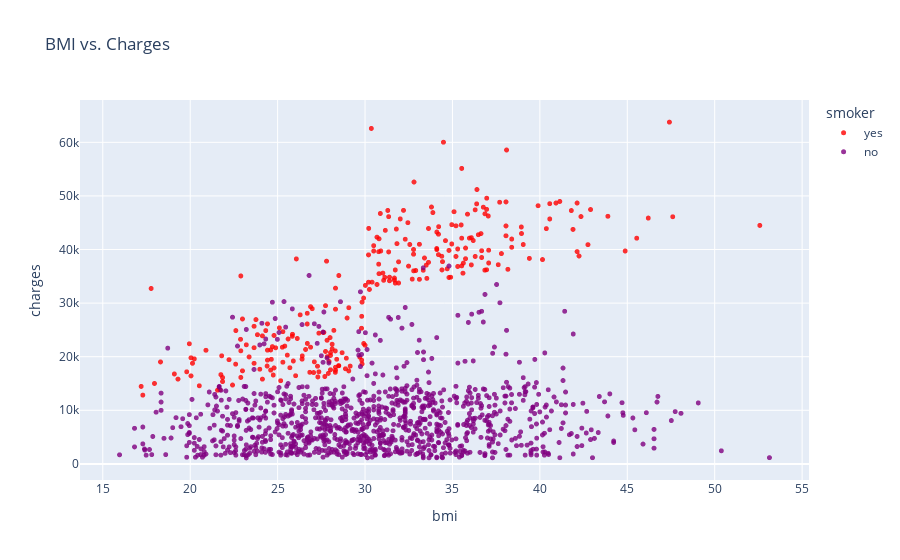

Here is the notebook cell this chart was saved with:
### Markdown cell above
Most 'healthy' non-smokers incur less expenses. But some maybe due to age, chronic illness, accidents, etc. incur higher charges.

Smokers incur more charges than non-smokers.

Middle cluster suggests that there can be two more categories - 'smokers with no illness' and 'non-smokers with illness'.

The top cluster shows smokers who possibly have some major medical issue.

### Code cell
# Relationship between BMI and Charges
fig5 = px.scatter(
    data,
    x="bmi",
    y="charges",
    color="smoker",
    color_discrete_sequence=("red", "purple"),
    opacity=0.8,
    hover_data=("sex"),
    title="BMI vs. Charges",
)
fig5.update_traces(marker_size=5)
fig5

### Figure 1 — Plotly figure (JSON) as saved in the notebook; plotly's stock layout.template omitted (floating-point values rounded to 4 significant figures; data arrays with more than 128 entries replaced by an {"elided": "..."} marker saying what was removed)
{"data": [{"customdata": {"elided": "274x1 str values"}, "hovertemplate": "smoker=yes<br>bmi=%{x}<br>charges=%{y}<br>sex=%{customdata[0]}<extra></extra>", "legendgroup": "yes", "marker": {"color": "red", "opacity": 0.8, "size": 5, "symbol": "circle"}, "mode": "markers", "name": "yes", "showlegend": true, "type": "scattergl", "x": {"elided": "274 float values"}, "xaxis": "x", "y": {"elided": "274 float values"}, "yaxis": "y"}, {"customdata": {"elided": "1064x1 str values"}, "hovertemplate": "smoker=no<br>bmi=%{x}<br>charges=%{y}<br>sex=%{customdata[0]}<extra></extra>", "legendgroup": "no", "marker": {"color": "purple", "opacity": 0.8, "size": 5, "symbol": "circle"}, "mode": "markers", "name": "no", "showlegend": true, "type": "scattergl", "x": {"elided": "1064 float values"}, "xaxis": "x", "y": {"elided": "1064 float values"}, "yaxis": "y"}], "layout": {"legend": {"title": {"text": "smoker"}, "tracegroupgap": 0}, "title": {"text": "BMI vs. Charges"}, "xaxis": {"anchor": "y", "domain": [0, 1], "title": {"text": "bmi"}}, "yaxis": {"anchor": "x", "domain": [0, 1], "title": {"text": "charges"}}}}
